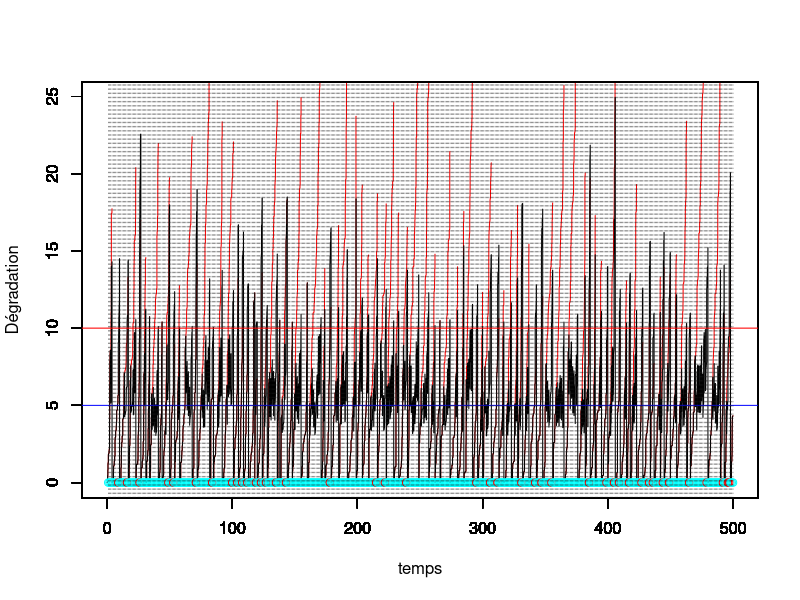
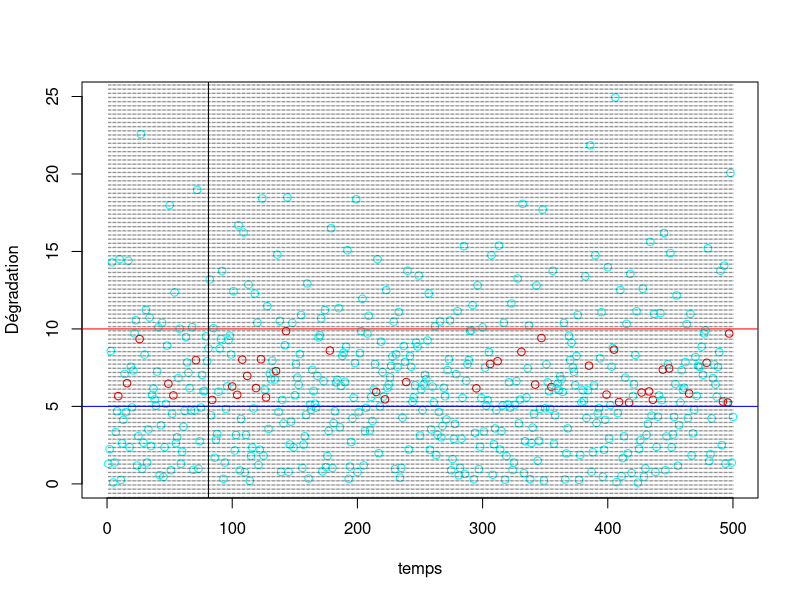
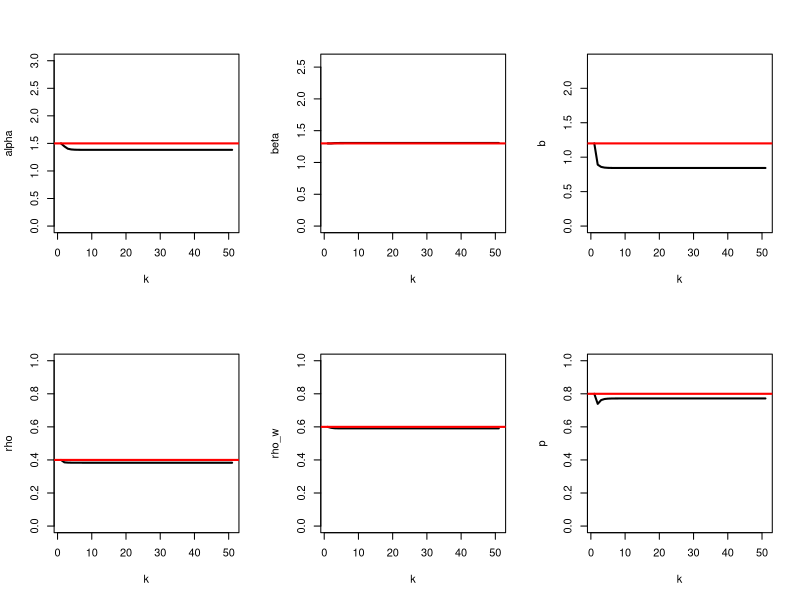

These figures' R source, in order:
#### Programme de simulation lorsqu'on observe uniquement la dégradation juste avant l'inspection
#### avec deux effets de la maintenance :
#### ARD inf avec rho in [0,1] avec proba p
#### ARD inf avec rho' pour les réparations néfastes avec proba 1-p



rm(list=ls())
library(ggplot2)
library(tidyverse)

tau <- 1 # intervalle inter-inspection
rho <- 0.4 # parametre ARDinf pour les maintenances efficaces avec proba p
rho_w <- 0.6 # parametre ARDinf pour les maintenances néfastes avec proba 1-p
p <- 0.8 # proba que la maintenance préventive soit efficace


L <- 5 # seuil pour MP
M <- 10 # seuil pout MC
tps.final <- 500 # fenêtre d'observation du processus

id.newcycle <- FALSE # Initialisation du nb de cycle de renouvellement

#set.seed(123)
# Simulation d'un processus gamma jusqu'au temps final
pas = 0.01 # pas de temps pour simuler le processus

alpha = 1.5 # paramètre de forme de Gamma a = alpha (t)^beta
beta = 1.3 # paramètre de forme  de Gamma
b=1.2   # paramètre d'échelle du Gamma
temps = seq(from = 0,to = tps.final,by = pas)
temps2 <- temps

theta <-c(alpha,beta,b,rho,rho_w,p)


n=length(temps)

nb.inspections<- floor(tps.final/tau) # nombre d'inspections max pendant la fenêtre d'observation.

temps.insp<-temps[tau/pas*(1:nb.inspections)+1] # temps des inspections (t_i dans le papier) sans tenir compte des renouvellements


obs<-numeric(nb.inspections) # données observées (pendant les inspections, à t_j^-)
vect.b<-rep(1,nb.inspections) # données non observées =1 si PM efficace, 0 si worse
Delta.P <-rep(0,nb.inspections) # Données observées = 1 si renouvellement

j<-1 # indicateur prochaine inspection
j.newcycle <- 0 # identifier le j où nouveau cycle
nb.cycles <- 1 # compteur de cycles

x=matrix(nrow=nb.inspections,ncol = n) # processus Gamma simulé, nb.lignes = nb.cycles
x[nb.cycles,1] = 0     # initialisation du processus Gamma = 0 à t=0
for(i in 2:n){
  x[nb.cycles,i] = x[nb.cycles,i-1] + rgamma(1,scale = b, shape = alpha*(temps2[i]^beta-temps2[i-1]^beta))
}
y=numeric(n) # processus Gamma maintenu
y.tilde=numeric(n) # processus Gamma maintenu
y[1]<-0
y.tilde[1]<-0

while (j<=nb.inspections) {
  # boucle sur un cycle de renouvellement
  if (id.newcycle){
    # on resimule un x depuis 0
    x[nb.cycles,1:((j-1)*tau/pas+1)] = 0     # initialisation du processus Gamma = 0 à t=0
    for(i in ((j-1)*tau/pas+2):n){
      x[nb.cycles,i] = x[nb.cycles,i-1] + rgamma(1,scale = b, shape = alpha*(temps[i-(j-1)*tau/pas+1]^beta-temps[i-(j-1)*tau/pas]^beta))
    }
    id.newcycle <- FALSE
  }
 # Changement 21/07 : remise du temps à 0 
#  y.tilde[((j-1)*tau/pas+2):(j*(tau/pas)+1)]<-y[((j-1)*tau/pas+2):(j*(tau/pas)+1)]<-y[(j-1)*tau/pas+1]+ x[nb.cycles,((j-j.newcycle-1)*tau/pas+2):((j-j.newcycle)*(tau/pas)+1)]- x[nb.cycles,(j-j.newcycle-1)*tau/pas+1]
 
   y.tilde[((j-1)*tau/pas+2):(j*(tau/pas)+1)]<-y[((j-1)*tau/pas+2):(j*(tau/pas)+1)]<-y[(j-1)*tau/pas+1]+ x[nb.cycles,((j-1)*tau/pas+2):((j)*(tau/pas)+1)]- x[nb.cycles,(j-1)*tau/pas+1]
  
  obs[j]<-y[j*tau/pas+1] # état dégradation à l'inspection (t_j^-)
  
  if (obs[j] < L) {
    print("no action")
  } else {
    if (obs[j]<M) {
      u<-runif(1)
      if (u>p) vect.b[j]<-0
      ifelse(u<=p,y[j*tau/pas+1]<-(1-rho)*y[j*tau/pas+1],y[j*tau/pas+1]<-(1+rho_w)*y[j*tau/pas+1])
       # on écrase (ARD infini)
    } else {
      y[j*tau/pas+1]<-0
      id.newcycle <- TRUE
      j.newcycle <- j
      if(j<nb.inspections){
          Delta.P[j]<-1
          nb.cycles <- nb.cycles+1
        } # 19/09/22 : Peu importe si la dernière inspection est une CM
      
 #     temps2[(j*tau/pas+1):n] <- temps[(j*tau/pas+1):n]-temps[j*tau/pas+1]
    }
  }
  j<-j+1
}

vect.u <- (obs<M)*(obs>L) # indicatrice u_i


#df <- data.frame(temps,x,y)
#mygraph <- ggplot(df,aes(x = temps)) +  
#  geom_line(aes(y = y), color = "darkred") +
#  geom_line(aes(y = x), color="steelblue", linetype="twodash") +
#  geom_abline(slope = 0,intercept = L,color="blue") +
#  geom_abline(slope = 0,intercept = M,color="red")


temps.cycle<-c(0,tau*which(obs>M),tps.final)
indice.temps.cycle <- c(1,tau/pas*(which(obs>M))+1,length(temps))


# Calcul du vecteur s (cf. papier)
s<-temps[1:indice.temps.cycle[2]]
for(k in 2:nb.cycles){
  s.aux <- temps[(indice.temps.cycle[k]+1):indice.temps.cycle[k+1]]-temps[indice.temps.cycle[k]]
  s<-c(s,s.aux)
}

temps.insp.2<-c(0,s[tau/pas*(1:nb.inspections)+1]) # Ajout du 20/09/2022 : A mettre dans la LogL

dif.tps <- diff(temps.insp.2^beta)
dif.tps[dif.tps<0]<-1  # vecteur de longueur n prenant en compte les renouvellements (23/09/2022)


for (k in 1:nb.cycles){
  plot(temps[indice.temps.cycle[k]:indice.temps.cycle[k+1]],x[k,indice.temps.cycle[k]:indice.temps.cycle[k+1]],col="red",type="l",ylim = c(0,max(y.tilde)),xlim = c(0,tps.final),xlab="",ylab="")
  par(new=T)
}

plot(temps,y.tilde,type="l",ylim=c(0,max(y.tilde)),xlim = c(0,tps.final),ylab="",xlab="")


par(new=T)
vect.b.fact <- factor(vect.b)
mescouleurs <- rainbow(length(levels(vect.b.fact)))
plot(tau*(1:nb.inspections),numeric(length = nb.inspections),ylim=c(0,max(y.tilde)),type="p",xlim = c(0,tps.final),xlab = "temps",ylab="Dégradation",col=mescouleurs[vect.b.fact])
abline(h=L,col="blue")
abline(h=M,col="red")
abline(v=tau*(1:nb.inspections), lty =3, col = grey(0.1), lwd = 0.45)

vect.b.fact <- factor(vect.b)
mescouleurs <- rainbow(length(levels(vect.b.fact)))
plot(1:nb.inspections,obs,type="p",xlim = c(0,tps.final),xlab = "temps",ylab="Dégradation",col=mescouleurs[vect.b.fact])
abline(h=L,col="blue")
abline(h=M,col="red")
abline(v=tau*(1:nb.inspections), lty =3, col = grey(0.1), lwd = 0.45)
abline(v=81)




#abline(v = tau*(1:nb.inspection))

#####################################
############## Algo EM ##############
#####################################

# initialisation des paramètres
K<- 50

hat.theta<-matrix(nrow=K+1,ncol=6)
#hat.theta[1,] <- c(1.2,1.1,1.5,0.2,0.2,0.5) # (alpha,beta,b,rho,rho^\prime,p)
hat.theta[1,] <- theta

# On ne définit les p.tildes[i] que lorsque u_{i-1}=1 
ind.u<-which(vect.u[1:(nb.inspections-1)]==1)

# Indice intervenant dans les sommes (i.e tel que u_{i-1}=1)
ind.i.u<-rep(0,nb.inspections)
ind.i.u[ind.u+1] <- 1

# indice i lorsque Delta_{i-1}=1 et i différent de nb.inspections
ind.Delta<-which(Delta.P[1:(nb.inspections-1)]==1)

ind.i.Delta<-c(1,rep(0,nb.inspections-1))
ind.i.Delta[ind.Delta+1] <- 1   # Pb si la dernière inspection est > M (15/09/22)




#Définition des y_{t_{i-1}}
obs.pre<-c(0,obs[1:(nb.inspections-1)])*(1-ind.i.Delta)

temps.insp.pre <- c(0,temps.insp[1:(nb.inspections-1)])


# Nouveaux temps d'inspection prennant en compte les renouvellements


tps.insp.wR<-c(tau,rep(0,nb.inspections-1))
tps.insp.pre.wR<-rep(0,nb.inspections)
                            
for(i in 2:nb.inspections){
  if(ind.i.Delta[i]==1){
    tps.insp.wR[i]<-tau
    tps.insp.pre.wR[i]<-0
  } else {
    tps.insp.wR[i]<-tps.insp.wR[i-1]+tau
    tps.insp.pre.wR[i]<-tps.insp.pre.wR[i-1]+tau
  }
}

data <- data.frame(temps.insp,temps.insp.pre,obs,obs.pre,vect.u,vect.b,ind.i.u,Delta.P,ind.i.Delta,tps.insp.wR,tps.insp.pre.wR)



data1 <- filter(data,ind.i.u==1) # On ne garde que les y_i tq u_{i-1}=1
data0 <- filter(data,ind.i.u==0)



delta <- hat.theta[1,1]*(tps.insp.wR^hat.theta[1,2]-tps.insp.pre.wR^hat.theta[1,2])

  
#p.tilde <- (hat.theta[1,6]*dgamma(obs-(1-c(0,Delta.P[1:(nb.inspections-1)]))*(1-hat.theta[1,4])^(c(0,vect.u[1:(nb.inspections-1)]))*c(0,obs[1:(nb.inspections-1)]),delta,rate=hat.theta[1,3]))/(hat.theta[1,6]*dgamma(obs-(1-c(0,Delta.P[1:(nb.inspections-1)]))*(1-hat.theta[1,4])^(c(0,vect.u[1:(nb.inspections-1)]))*c(0,obs[1:(nb.inspections-1)]),delta,rate=hat.theta[1,3])+(1-hat.theta[1,6])*dgamma(obs-(1-c(0,Delta.P[(nb.inspections-1)]))*(1+hat.theta[1,5])^(c(0,vect.u[1:(nb.inspections-1)]))*c(0,obs[1:(nb.inspections-1)]),delta,rate=hat.theta[1,3]))

# p.tilde uniquement défini lorsque u_{i-1}=1

#p.tilde <- ifelse(data1$obs/data1$obs.pre<=1,1,(hat.theta[1,6]*dgamma(data$obs[ind.i.u==1]-(1-hat.theta[1,4])*data$obs.pre[ind.i.u==1],delta[ind.i.u==1],rate=hat.theta[1,3]))/(hat.theta[1,6]*dgamma(data$obs[ind.i.u==1]-(1-hat.theta[1,4])*data$obs.pre[ind.i.u==1],delta[ind.i.u==1],rate=hat.theta[1,3])+(1-hat.theta[1,6])*dgamma(data$obs[ind.i.u==1]-(1+hat.theta[1,5])*data$obs.pre[ind.i.u==1],delta[ind.i.u==1],rate=hat.theta[1,3])))
p.tilde <- ifelse(data1$obs/data1$obs.pre<=1,1,(hat.theta[1,6]*dgamma(data1$obs-(1-hat.theta[1,4])*data1$obs.pre,delta[ind.i.u==1],rate=hat.theta[1,3]))/(hat.theta[1,6]*dgamma(data$obs[ind.i.u==1]-(1-hat.theta[1,4])*data$obs.pre[ind.i.u==1],delta[ind.i.u==1],rate=hat.theta[1,3])+(1-hat.theta[1,6])*dgamma(data$obs[ind.i.u==1]-(1+hat.theta[1,5])*data$obs.pre[ind.i.u==1],delta[ind.i.u==1],rate=hat.theta[1,3])))



data.temp<-data.frame(data1,p.tilde)
data1.rhow<-filter(data.temp,p.tilde<1)

# Définition de la borne inf pour rho
lower.rho <- max(1-data1$obs/data1$obs.pre)

# Définition de la borne sup pour rhow en enlevant les cas où p.tilde = 1
upper.rhow <- min(data1.rhow$obs/data1.rhow$obs.pre-1)




#data1.rho<-filter(data1,comp.p.tilde>0)

# forcer les p.tilde = 1 lorsque y_i/y_{i-1}<1 !

# p.tilde[which(data1$obs/data1$obs.pre<=1)] <- 1

for (k in 2:(K+1)){
  hat.theta[k,6]<-mean(p.tilde) # mise à jour de p
  # Calcul des delta_i
#  num.b<-sum(hat.theta[k-1,1]*(temps.insp^hat.theta[k-1,2]-(c(0,temps.insp[1:(nb.inspections-1)]))^hat.theta[k-1,2]))
 
  # Mise à jour du 23/09/2022
  # theta <-c(alpha,beta,b,rho,rho_w,p)
  
  esp.logL <- function(x){
    # x[1] : alpha
    # x[2] : beta
    # x[3] : b
    # x[4] : rho
    # x[5] : rho_w
    part.0 <- sum(log(dgamma(data0$obs-data0$obs.pre,shape =x[1]*(data0$tps.insp.wR^x[2]-data0$tps.insp.pre.wR^x[2]),rate = x[3])))
    part.1 <- sum(p.tilde*log(dgamma(x = data1$obs-(1-x[4])*data1$obs.pre,shape=x[1]*(data1$tps.insp.wR^x[2]-data1$tps.insp.pre.wR^x[2]),rate=x[3])))
    part.1.w <- sum((1-p.tilde)*log(dgamma(x = data1.rhow$obs-(1+x[5])*data1.rhow$obs.pre,shape=x[1]*(data1.rhow$tps.insp.wR^x[2]-data1.rhow$tps.insp.pre.wR^x[2]),rate=x[3])))
    return(part.0+part.1+part.1.w)
  }
    par <- c(hat.theta[k-1,1:5])
    hat.theta[k,1:5] <- optim(par,esp.logL,control = list(fnscale=-1))$par
#   num.b<-sum(hat.theta[k-1,1]*dif.tps)
  
#  det.b.1 <- sum(data$obs[ind.i.u==0]-data$obs.pre[ind.i.u==0])
#  det.b.2 <- sum(p.tilde*(data$obs[ind.i.u==1]-(1-hat.theta[k-1,4])*data$obs.pre[ind.i.u==1])+(1-p.tilde)*(data$obs[ind.i.u==1]-(1+hat.theta[k-1,5])*data$obs.pre[ind.i.u==1]))
 
#  det.b<-det.b.1+det.b.2  
#  hat.theta[k,3]<-num.b/det.b # mise à jour de b
  
  # Pour la mise à jour de rho et rho_w, on utilise optim car uniroot ne marche pas... 
  # En effet, plusieurs valeurs annulent la dérivée...
  
  f.rho <- Vectorize(function(x){
    y.rho <- data$obs[ind.i.u==1] - (1-x)*data$obs.pre[ind.i.u==1]
     
    logy.rho<-ifelse(y.rho<=0,-1e8,log(y.rho))
    
    return(-hat.theta[k,3]*sum(p.tilde*y.rho)+sum(p.tilde*(delta[ind.i.u==1]-1)*logy.rho))
  })
#  hat.theta[k,4]<-optimize(f.rho,c(lower.rho,1),maximum = T)$maximum
  
  f.rhow <- Vectorize(function(x){
    
    # UNE COUILLE ICI 
    # cond <- (p.tilde < 1) & (ind.i.u == 1)
    delta.rhow <- hat.theta[k-1,1]*(data1.rhow$temps.insp^hat.theta[k-1,2]-data1.rhow$temps.insp.pre^hat.theta[k-1,2])
    # 
    y.rhow <-data1.rhow$obs - (1+x)*data1.rhow$obs.pre
    # logy.rhow<-ifelse(y.rhow<=0,-Inf,log(y.rhow))
    logy.rhow<-ifelse(y.rhow<=0,-1e8,log(y.rhow))
    return(-hat.theta[k,3]*sum((1-data1.rhow$p.tilde)*y.rhow)+sum((1-data1.rhow$p.tilde)*(delta.rhow-1)*logy.rhow))
  })
  
  
#  hat.theta[k,5]<-optimize(f.rhow,c(0,upper.rhow),maximum = T)$maximum
  
  # Mise à jour de alpha et beta
  
#  y.u.0 <- data$obs[ind.i.u==0]-(1-Delta.P[ind.i.u==0])*data$obs.pre[ind.i.u==0]
#  y.rho  <- data$obs[ind.i.u==1]-(1-hat.theta[k,4])*data$obs.pre[ind.i.u==1]
#  y.rhow <- data$obs[ind.i.u==1]-(1+hat.theta[k,5])*data$obs.pre[ind.i.u==1]
#  logy.u.O <- ifelse(y.u.0<=0,-1e8,log(y.u.0))
#  logy.rho<-ifelse(y.rho<=0,-1e8,log(y.rho))
#  logy.rhow<-ifelse(y.rhow<=0,-1e8,log(y.rhow))
  
  
 # f.ab <- function(x){
#    delta.u.0 <- x[1]*(data$temps.insp[ind.i.u==0]^x[2]-data$temps.insp.pre[ind.i.u==0]^x[2])
#    delta.u.1 <- x[1]*(data$temps.insp[ind.i.u==1]^x[2]-data$temps.insp.pre[ind.i.u==1]^x[2])
#    delta.n   <- x[1]*(data$temps.insp^x[2]-data$temps.insp.pre^x[2]) # tous les delta_i
#  
#    return(sum(delta.n)*log(hat.theta[k,3])-sum(log(gamma(delta.n)))+sum((delta.u.0-1)*logy.u.O)+sum(p.tilde*(delta.u.1-1)*logy.rho+(1-p.tilde)*(delta.u.1-1)*ifelse(p.tilde==1,0,logy.rhow)))
#  }
#  hat.theta[k,1:2]<-optim(hat.theta[k-1,1:2],f.ab,control=list(fnscale=-1))$par
  
  
  
  # Mise à jour des delta.i
  #delta <- hat.theta[k,1]*(data$temps.insp^hat.theta[k,2]-data$temps.insp.pre^hat.theta[k,2])
  delta <- hat.theta[k,1]*(tps.insp.wR^hat.theta[k,2]-tps.insp.pre.wR^hat.theta[k,2])

  #dif.tps <- diff(temps.insp.2^hat.theta[k,2])
  #dif.tps[dif.tps<0]<-0
  
  #delta <- hat.theta[k,1]*dif.tps
  
  
  # Mise à jour des p.tilde
  #p.tilde <- ifelse(data1$obs/data1$obs.pre<=1,1,(hat.theta[k,6]*dgamma(data$obs[ind.i.u==1]-(1-hat.theta[k,4])*data$obs.pre[ind.i.u==1],delta[ind.i.u==1],rate=hat.theta[k,3]))/(hat.theta[k,6]*dgamma(data$obs[ind.i.u==1]-(1-hat.theta[k,4])*data$obs.pre[ind.i.u==1],delta[ind.i.u==1],rate=hat.theta[k,3])+(1-hat.theta[k,6])*dgamma(data$obs[ind.i.u==1]-(1+hat.theta[k,5])*data$obs.pre[ind.i.u==1],delta[ind.i.u==1],rate=hat.theta[k,3])))
  p.tilde <- ifelse(data1$obs/data1$obs.pre<=1,1,(hat.theta[k,6]*dgamma(data1$obs-(1-hat.theta[k,4])*data1$obs.pre,delta[ind.i.u==1],rate=hat.theta[k,3]))/(hat.theta[k,6]*dgamma(data$obs[ind.i.u==1]-(1-hat.theta[k,4])*data$obs.pre[ind.i.u==1],delta[ind.i.u==1],rate=hat.theta[k,3])+(1-hat.theta[k,6])*dgamma(data$obs[ind.i.u==1]-(1+hat.theta[k,5])*data$obs.pre[ind.i.u==1],delta[ind.i.u==1],rate=hat.theta[k,3])))
  
  
  data.temp <- data.frame(data1,p.tilde)
  data1.rhow <- filter(data.temp,p.tilde<1)
  upper.rhow <- min(data1.rhow$obs/data1.rhow$obs.pre-1)
  
  
  print(paste("la valeur de alpha à l'étape ",k," est : ",hat.theta[k,1]))
  print(paste("la valeur de beta à l'étape ",k," est : ",hat.theta[k,2]))
  print(paste("la valeur de b à l'étape ",k," est : ",hat.theta[k,3]))
  print(paste("la valeur de rho à l'étape ",k," est : ",hat.theta[k,4]))
  print(paste("la valeur de rho_w à l'étape ",k," est : ",hat.theta[k,5]))
  print(paste("la valeur de p à l'étape ",k," est : ",hat.theta[k,6]))
  print("==============================================================")
}

# Identifier les p.tildes <1
ind.poor.maintenance <- which(data1$vect.b==0)

# Maintenance où yappartient à [L,M]
cbind(temps.insp[ind.u],vect.b[ind.u],1-p.tilde)

# PLOT 
par(mfrow = c(2, 3))
plot(hat.theta[, 1], type = "l", lwd = 2, ylim = c(0,2*alpha),xlab="k",ylab="alpha")
abline(h = alpha, col = "red", lwd = 2)^
plot(hat.theta[, 2], type = "l", lwd = 2, ylim = c(0,2*beta),xlab="k",ylab="beta")
abline(h = beta, col = "red", lwd = 2)
plot(hat.theta[, 3], type = "l", lwd = 2, ylim = c(0,2*b),xlab="k",ylab="b")
abline(h = b, col = "red", lwd = 2)
plot(hat.theta[, 4], type = "l", lwd = 2, ylim = c(0,1),xlab="k",ylab="rho")
abline(h = rho, col = "red", lwd = 2)
plot(hat.theta[, 5], type = "l", lwd = 2, ylim = c(0,1),xlab="k",ylab="rho_w")
abline(h = rho_w, col = "red", lwd = 2)
plot(hat.theta[, 6], type = "l", lwd = 2, ylim = c(0,1),xlab="k",ylab="p")
abline(h = p, col = "red", lwd = 2)
